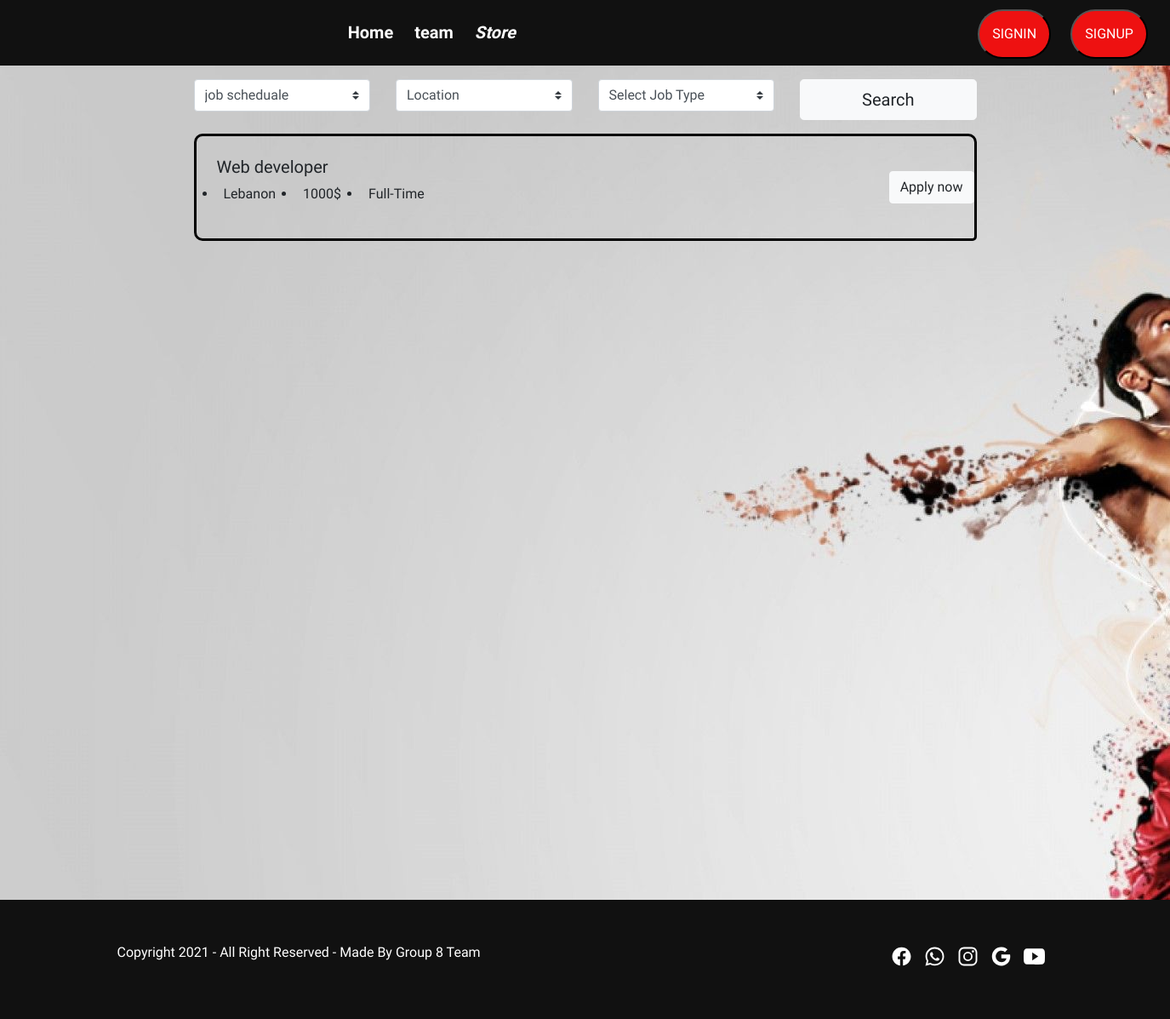
Screenshot of /seekjob with the database file from the repository.
### gymApp/models.py (models this page shows)
class jobs(models.Model):
    idofjob = models.CharField(max_length=255,default=0)
    position = models.CharField(max_length=255,default=0)
    location = models.CharField(max_length=255,default=0)
    salary = models.CharField(max_length=255,default=0)
    jobschedule = models.CharField(max_length=255,default=0)

### gymApp/views.py (the view)
# urls.py: path('seekjob',views.joblist ,name='joblist'),
def joblist(request):
    mydictionary = {  'alljob' : jobs.objects.all()}
    return render(request,'listofjobs.html',context=mydictionary)

### templates/listofjobs.html (shortened to what this page needs)
{%load static%}
<!DOCTYPE html>
<html lang="en">
<head>
    <link href="https://cdn.jsdelivr.net/npm/bootstrap@4.4.1/dist/css/bootstrap.min.css" rel="stylesheet">
    <link rel="stylesheet" type="text/css" href="{% static 'css/lt1.css' %}">
</head>
<div class="container-fluid">
    <div class="navbar">
    <h1>Portfolio</h1>
    <ul >
    <li><a href="http://localhost:8000/">Home </a></li>
    <li  ><a href="http://localhost:8000/viewinstructors">team</a></li>
    <li style="margin-right:20px;"><em>Store</em></li>
    </ul>
    <button  style="Background-color:#e11;margin-top: -3px;padding: 15px;border-radius: 2em;"><a class="clsass1" href="http://localhost:8000/login">SIGNIN</a></button>
    <button style=" Background-color:#e11;padding: 15px;margin-top: -3px;border-radius: 2em;"><a class="classs1" href="http://localhost:8000/signup" >SIGNUP </a>
    </button>
    </div>
    </div>
<body style="background-image: url('/static/images/2.jpg');">
<link rel="stylesheet" href="https://cdnjs.cloudflare.com/ajax/libs/material-design-iconic-font/2.2.0/css/material-design-iconic-font.min.css" />
<div class="container">
            <div class="row">
                <div class="col-lg-10 mx-auto">
                    <div class="career-search mb-60">
                        <form action="search1" class="career-form mb-60">
                            <div class="row">
                                <div class="col-md-6 col-lg-3 my-3">
                                    <div class="select-container">
                                        <select class="custom-select" name="jobschedule">
                                            <option selected="">job scheduale</option>
                                        </select>
                                    </div>
                                </div>
                                <div class="col-md-6 col-lg-3 my-3">
                                    <div class="select-container">
                                        <select class="custom-select" name="location">
                                            <option selected="">Location</option>
                                        </select>
                                    </div>
                                </div>
                                <div class="col-md-6 col-lg-3 my-3">
                                    <div class="select-container">
                                        <select class="custom-select" name="position">
                                            <option selected="">Select Job Type</option>
                                        </select>
                                    </div>
                                </div>
                                <div class="col-md-6 col-lg-3 my-3">
                                    <button type="submit" class="btn btn-lg btn-block btn-light btn-custom" id="contact-submit" >
                                        Search
                                    </button>
                                </div>
                            </div>
                        </form>
                        <div class="filter-result" id="filter" style="width:100%; height: 900px; overflow:scroll ;">
                            {% for each in alljob %}
                            <div class="job-box d-md-flex align-items-center justify-content-between mb-30" style=" border: 3px solid black; border-radius: 10px 10px 5px;">
                                <div class="job-left my-4 d-md-flex align-items-center flex-wrap">
                                    <div class="job-content">
                                        <h5 class="text-center text-md-left">{{each.position}}</h5>
                                        <ul class="d-md-flex flex-wrap text-capitalize ff-open-sans">
                                            <li class="mr-md-4">
                                                 {{each.location}}
                                            </li>
                                            <li class="mr-md-4">
                                                 {{each.salary}}
                                            </li>
                                            <li class="mr-md-4">
                                                 {{each.jobschedule}}
                                            </li>
                                        </ul>
                                    </div>
                                </div>
                                <div class="job-right my-4 flex-shrink-0">
                                    <a href = 'jobapp?id={{each.idofjob}}'       class="btn d-block w-100 d-sm-inline-block btn-light" >Apply now  </a>
                                </div>
                            </div>
              <br>
                                            {% endfor%}
                        </div>
                    </div>
                </div>
            </div>
        </div>
        </body>
        <div class="footer-fluid">
            <div class="footer">
            <p>Copyright 2021 - All Right Reserved - Made By Group 8 Team </p>
            <div class="icon">
            <ion-icon name="logo-facebook"></ion-icon>
            <ion-icon name="logo-whatsapp"></ion-icon>
            <ion-icon name="logo-instagram"></ion-icon>
            <ion-icon name="logo-google"></ion-icon>
            <ion-icon name="logo-youtube"></ion-icon>
            </div>
            </div>
            </div>
        </html>

### static/CSS/lt1.css (style rules this page uses)
a { text-decoration: none; color:white; }
* { margin:0; padding:0; font-family: 'Comfortaa', cursive; }
.container-fluid { width: 100%; background:#111; color: #fff; }
.navbar { width: 1350px; margin:auto; display: flex; justify-content: space-between; align-items:baseline }
li em { padding-right: 500px; }
.navbar h1 { margin-left:-200px; padding-right: 400px; }
.navbar ul { display: flex; align-items: center; justify-content: center; list-style: none; }
.navbar ul li { margin-right: 25px; font-size: 20px; cursor: pointer; font-weight: bold; transition: .5s; }
.footer-fluid { width: 100%; background-color: #111; }
.footer { width: 1200px; margin: auto; padding:50px; display: flex; box-sizing: border-box; justify-content: space-between; align-items: center; }
.footer p { color: #fff; }
.footer ion-icon { color: #fff; font-size: 25px; margin-right: 10px; cursor: pointer; transition: .5s; }

### rows the page displays
jobs: position "Web developer", location "Lebanon", salary "1000$", jobschedule "Full-Time"
